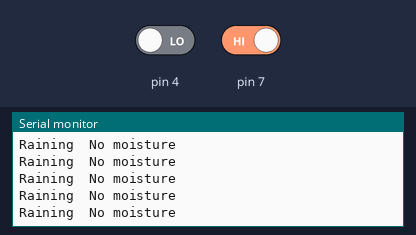
Simulated run of this sketch. Board: Arduino Uno, built with avr-gcc and run on an emulated ATmega328P. Parts: the last lines printed to the serial monitor. Inputs (shaded band) come from the test bench; at power-on: pin 4 LOW, pin 7 HIGH.

Above: at 1.4 s.
1.5 s: pin 4 driven HIGH
At 1.71 s:
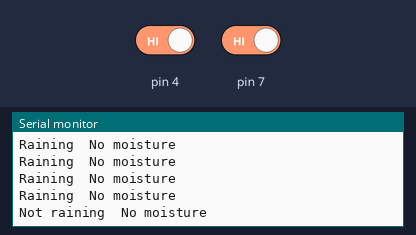
3.6 s: pin 7 driven LOW
At 3.81 s:
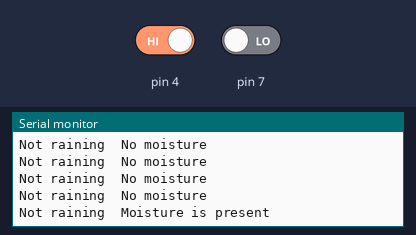
5.7 s: pin 4 driven LOW
At 5.91 s:
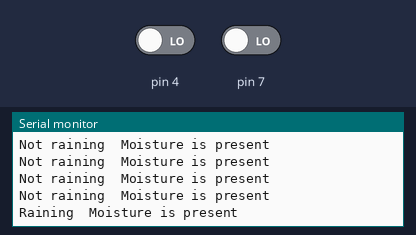

Measured:
- after the input at 1.5 s, the serial monitor: prints a new line at once (image 1)
- after the input at 3.6 s, the serial monitor: prints a new line at once (image 2)
- after the input at 5.7 s, the serial monitor: prints a new line at once (image 3)

The sketch:

Rain-moisture.ino
```cpp
void setup() {

  Serial.begin(9600);
}
void loop() {
  // read the sensor on analog A0:
  int rain =digitalRead(4);
  int soil=digitalRead(7);
   if(rain==1)
   Serial.print("Not raining");
   else
   Serial.print("Raining");
   Serial.print("\t");
   if(soil==0)
   Serial.println("Moisture is present");
   else
   Serial.println("No moisture");
   delay(300);

}
```
